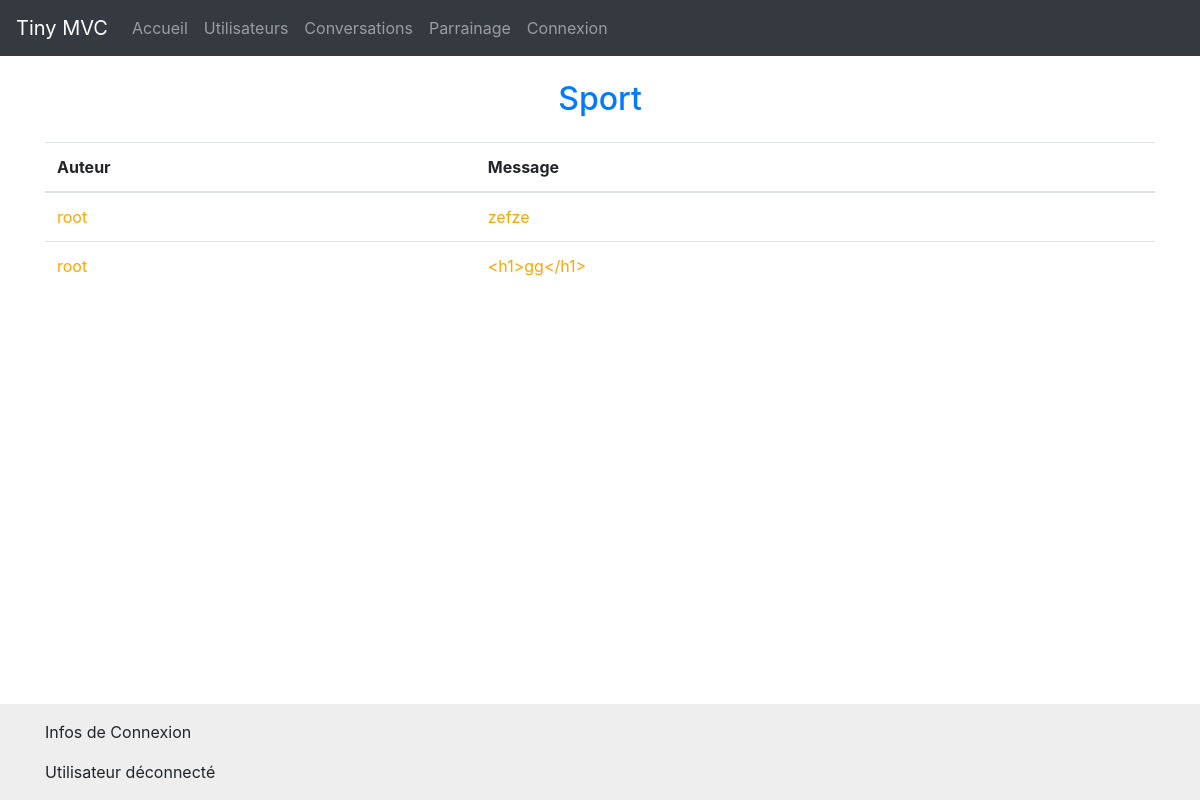
The app's page /index.php?view=chat&idConv=14 with its own data.
### tables this page shows
CREATE TABLE `conversations` (
  `id` int(11) NOT NULL COMMENT 'Clé primaire',
  `active` tinyint(1) NOT NULL DEFAULT 1 COMMENT 'indique si la conversation est active',
  `theme` varchar(40) NOT NULL COMMENT 'Thème de la conversation'
);

CREATE TABLE `messages` (
  `id` int(11) NOT NULL COMMENT 'Identifiant du message',
  `idConversation` int(11) NOT NULL COMMENT 'Clé étrangère vers la table des conversations',
  `idAuteur` int(11) NOT NULL COMMENT 'clé étrangère vers la table des auteurs',
  `contenu` varchar(100) NOT NULL COMMENT 'Contenu du message'
);

CREATE TABLE `users` (
  `id` int(11) NOT NULL COMMENT 'clé primaire, identifiant numérique auto incrémenté',
  `pseudo` varchar(20) NOT NULL COMMENT 'pseudo',
  `passe` varchar(20) NOT NULL COMMENT 'mot de passe',
  `blacklist` tinyint(1) NOT NULL DEFAULT 0 COMMENT 'indique si l''utilisateur est en liste noire',
  `admin` tinyint(1) NOT NULL DEFAULT 0 COMMENT 'indique si l''utilisateur est un administrateur',
  `couleur` varchar(10) NOT NULL DEFAULT 'black' COMMENT 'indique la couleur préférée de l''utilisateur, en anglais'
);

### libs/maLibUtils.php (called while the page is built, shortened)
<?php
function valider($nom,$type="REQUEST")
{
	switch($type)
	{
		case 'REQUEST':
		if(isset($_REQUEST[$nom]) && !($_REQUEST[$nom] == ""))
			return proteger($_REQUEST[$nom]);
		break;
		case 'SESSION':
		if(isset($_SESSION[$nom]) && !($_SESSION[$nom] == ""))
			return $_SESSION[$nom];
		break;
	}
	return false;
}
function getValue($nom,$defaut=false,$type="REQUEST")
{
	if (($resultat = valider($nom,$type)) === false)
		$resultat = $defaut;
	return $resultat;
}
function proteger($str)
{
	if (is_array($str))
	{
		$nextTab = array();
		foreach($str as $cle => $val)
		{
			$nextTab[$cle] = addslashes($val);
		}
		return $nextTab;
	}
	else
		return addslashes ($str);
}
?>

### libs/maLibSQL.pdo.php (called while the page is built, shortened)
<?php
function SQLSelect($sql)
{
 	global $BDD_host;
	global $BDD_base;
 	global $BDD_user;
 	global $BDD_password;
	try {
		$dbh = new PDO("mysql:host=$BDD_host;dbname=$BDD_base", $BDD_user, $BDD_password);
	} catch (PDOException $e) {
		die("<font color=\"red\">SQLSelect: Erreur de connexion : " . $e->getMessage() . "</font>");
	}
	$dbh->exec("SET CHARACTER SET utf8");
	$res = $dbh->query($sql);
	$num = $res->rowCount();
	if ($num==0) return false;
	else return $res;
}
function parcoursRs($result)
{
	$result->setFetchMode(PDO::FETCH_ASSOC);
	while ($ligne = $result->fetch())
		$tab[]= $ligne;
	return $tab;
}
?>

### libs/modele.php (called while the page is built, shortened)
<?php
include_once('maLibSQL.pdo.php');
function listerMessages($idConv)
{
    $SQL = "SELECT m.contenu, u.pseudo AS auteur, u.couleur";
    $SQL .= " FROM messages m INNER JOIN users u";
    $SQL .= " ON m.idAuteur = u.id";
    $SQL .= " WHERE m.idConversation='$idConv'";
    $SQL .= " AND u.blacklist=0";
    $SQL .= " ORDER BY m.id ASC";
    return parcoursRs(SQLSelect($SQL));
}
function getConversation($idConv)
{
    $SQL = "SELECT theme, active FROM conversations WHERE id='$idConv'";
    $listConversations = parcoursRs(SQLSelect($SQL));
    if (count($listConversations) == 0) return false;
    else return $listConversations[0];
}

### templates/chat.php (the view, shortened to what this page needs)
<?php
include_once("libs/modele.php");
include_once("libs/maLibUtils.php");
$idConv = getValue("idConv");
$dataConv = getConversation($idConv);
?>
<h2 class="text-center text-primary mb-4"><?= $dataConv["theme"] ?></h2>
<?php
$messages = listerMessages($idConv);
?>
<table class="table table-hover">
	<thead>
	<tr>
		<th scope="col">Auteur</th>
		<th scope="col">Message</th>
	</tr>
	</thead>
	<tbody>
	<?php foreach ($messages as $message) { ?>
		<tr style="color:<?= $message['couleur']?>">
			<td><?= $message['auteur'] ?></td>
			<td><?= $message['contenu'] ?></td>
		</tr>
		<?php
	} ?>
	</tbody>
</table>
<?php $content = ob_get_clean();
require 'template.php';
?>

### records on screen
conversations: theme "Sport"
messages: users.pseudo "root", contenu "zefze"
messages: users.pseudo "root", contenu "<h1>gg</h1>"
